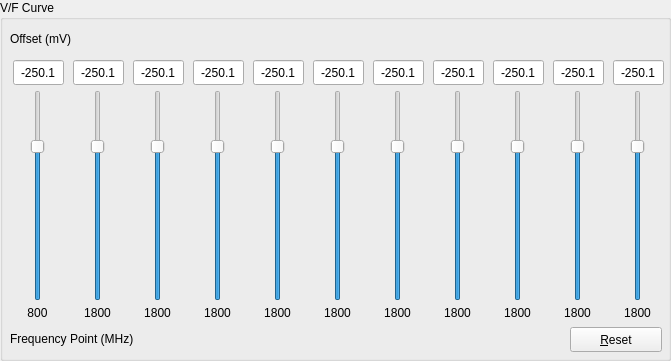
   <widget class="QGroupBox" name="groupBox">
    <property name="geometry">
     <rect>
      <x>10</x>
      <y>84</y>
      <width>671</width>
      <height>361</height>
     </rect>
    </property>
    <property name="title">
     <string>V/F Curve</string>
    </property>
    <widget class="QSlider" name="slider_11">
     <property name="geometry">
      <rect>
       <x>630</x>
       <y>90</y>
       <width>16</width>
       <height>211</height>
      </rect>
     </property>
     <property name="minimum">
      <number>-3072</number>
     </property>
     <property name="maximum">
      <number>1023</number>
     </property>
     <property name="orientation">
      <enum>Qt::Orientation::Vertical</enum>
     </property>
     <property name="tickPosition">
      <enum>QSlider::TickPosition::NoTicks</enum>
     </property>
    </widget>
    <widget class="QSlider" name="slider_2">
     <property name="geometry">
      <rect>
       <x>90</x>
       <y>90</y>
       <width>16</width>
       <height>211</height>
      </rect>
     </property>
     <property name="minimum">
      <number>-3072</number>
     </property>
     <property name="maximum">
      <number>1023</number>
     </property>
     <property name="orientation">
      <enum>Qt::Orientation::Vertical</enum>
     </property>
     <property name="tickPosition">
      <enum>QSlider::TickPosition::NoTicks</enum>
     </property>
    </widget>
    <widget class="QSlider" name="slider_5">
     <property name="geometry">
      <rect>
       <x>270</x>
       <y>90</y>
       <width>16</width>
       <height>211</height>
      </rect>
     </property>
     <property name="minimum">
      <number>-3072</number>
     </property>
     <property name="maximum">
      <number>1023</number>
     </property>
     <property name="orientation">
      <enum>Qt::Orientation::Vertical</enum>
     </property>
     <property name="tickPosition">
      <enum>QSlider::TickPosition::NoTicks</enum>
     </property>
    </widget>
    <widget class="QSlider" name="slider_7">
     <property name="geometry">
      <rect>
       <x>390</x>
       <y>90</y>
       <width>16</width>
       <height>211</height>
      </rect>
     </property>
     <property name="minimum">
      <number>-3072</number>
     </property>
     <property name="maximum">
      <number>1023</number>
     </property>
     <property name="orientation">
      <enum>Qt::Orientation::Vertical</enum>
     </property>
     <property name="tickPosition">
      <enum>QSlider::TickPosition::NoTicks</enum>
     </property>
    </widget>
    <widget class="QSlider" name="slider_3">
     <property name="geometry">
      <rect>
       <x>150</x>
       <y>90</y>
       <width>16</width>
       <height>211</height>
      </rect>
     </property>
     <property name="minimum">
      <number>-3072</number>
     </property>
     <property name="maximum">
      <number>1023</number>
     </property>
     <property name="orientation">
      <enum>Qt::Orientation::Vertical</enum>
     </property>
     <property name="tickPosition">
      <enum>QSlider::TickPosition::NoTicks</enum>
     </property>
    </widget>
    <widget class="QSlider" name="slider_6">
     <property name="geometry">
      <rect>
       <x>330</x>
       <y>90</y>
       <width>16</width>
       <height>211</height>
      </rect>
     </property>
     <property name="minimum">
      <number>-3072</number>
     </property>
     <property name="maximum">
      <number>1023</number>
     </property>
     <property name="orientation">
      <enum>Qt::Orientation::Vertical</enum>
     </property>
     <property name="tickPosition">
      <enum>QSlider::TickPosition::NoTicks</enum>
     </property>
    </widget>
    <widget class="QSlider" name="slider_1">
     <property name="geometry">
      <rect>
       <x>30</x>
       <y>90</y>
       <width>16</width>
       <height>211</height>
      </rect>
     </property>
     <property name="minimum">
      <number>-3072</number>
     </property>
     <property name="maximum">
      <number>1023</number>
     </property>
     <property name="orientation">
      <enum>Qt::Orientation::Vertical</enum>
     </property>
     <property name="tickPosition">
      <enum>QSlider::TickPosition::NoTicks</enum>
     </property>
    </widget>
    <widget class="QSlider" name="slider_8">
     <property name="geometry">
      <rect>
       <x>450</x>
       <y>90</y>
       <width>16</width>
       <height>211</height>
      </rect>
     </property>
     <property name="minimum">
      <number>-3072</number>
     </property>
     <property name="maximum">
      <number>1023</number>
     </property>
     <property name="orientation">
      <enum>Qt::Orientation::Vertical</enum>
     </property>
     <property name="tickPosition">
      <enum>QSlider::TickPosition::NoTicks</enum>
     </property>
    </widget>
    <widget class="QSlider" name="slider_10">
     <property name="geometry">
      <rect>
       <x>570</x>
       <y>90</y>
       <width>16</width>
       <height>211</height>
      </rect>
     </property>
     <property name="minimum">
      <number>-3072</number>
     </property>
     <property name="maximum">
      <number>1023</number>
     </property>
     <property name="orientation">
      <enum>Qt::Orientation::Vertical</enum>
     </property>
     <property name="tickPosition">
      <enum>QSlider::TickPosition::NoTicks</enum>
     </property>
    </widget>
    <widget class="QSlider" name="slider_4">
     <property name="geometry">
      <rect>
       <x>210</x>
       <y>90</y>
       <width>16</width>
       <height>211</height>
      </rect>
     </property>
     <property name="minimum">
      <number>-3072</number>
     </property>
     <property name="maximum">
      <number>1023</number>
     </property>
     <property name="orientation">
      <enum>Qt::Orientation::Vertical</enum>
     </property>
     <property name="tickPosition">
      <enum>QSlider::TickPosition::NoTicks</enum>
     </property>
    </widget>
    <widget class="QSlider" name="slider_9">
     <property name="geometry">
      <rect>
       <x>510</x>
       <y>90</y>
       <width>16</width>
       <height>211</height>
      </rect>
     </property>
     <property name="minimum">
      <number>-3072</number>
     </property>
     <property name="maximum">
      <number>1023</number>
     </property>
     <property name="orientation">
      <enum>Qt::Orientation::Vertical</enum>
     </property>
     <property name="tickPosition">
      <enum>QSlider::TickPosition::NoTicks</enum>
     </property>
    </widget>
    <widget class="QLabel" name="freqPointLbl_1">
     <property name="geometry">
      <rect>
       <x>5</x>
       <y>304</y>
       <width>65</width>
       <height>17</height>
      </rect>
     </property>
     <property name="text">
      <string>800</string>
     </property>
     <property name="alignment">
      <set>Qt::AlignmentFlag::AlignCenter</set>
     </property>
    </widget>
    <widget class="QLabel" name="freqPointLbl_2">
     <property name="geometry">
      <rect>
       <x>65</x>
       <y>304</y>
       <width>65</width>
       <height>17</height>
      </rect>
     </property>
     <property name="text">
      <string>1800</string>
     </property>
     <property name="alignment">
      <set>Qt::AlignmentFlag::AlignCenter</set>
     </property>
    </widget>
    <widget class="QLabel" name="freqPointLbl_3">
     <property name="geometry">
      <rect>
       <x>125</x>
       <y>304</y>
       <width>65</width>
       <height>17</height>
      </rect>
     </property>
     <property name="text">
      <string>1800</string>
     </property>
     <property name="alignment">
      <set>Qt::AlignmentFlag::AlignCenter</set>
     </property>
    </widget>
    <widget class="QLabel" name="freqPointLbl_4">
     <property name="geometry">
      <rect>
       <x>185</x>
       <y>304</y>
       <width>65</width>
       <height>17</height>
      </rect>
     </property>
     <property name="text">
      <string>1800</string>
     </property>
     <property name="alignment">
      <set>Qt::AlignmentFlag::AlignCenter</set>
     </property>
    </widget>
    <widget class="QLabel" name="freqPointLbl_5">
     <property name="geometry">
      <rect>
       <x>245</x>
       <y>304</y>
       <width>65</width>
       <height>17</height>
      </rect>
     </property>
     <property name="text">
      <string>1800</string>
     </property>
     <property name="alignment">
      <set>Qt::AlignmentFlag::AlignCenter</set>
     </property>
    </widget>
    <widget class="QLabel" name="freqPointLbl_6">
     <property name="geometry">
      <rect>
       <x>305</x>
       <y>304</y>
       <width>65</width>
       <height>17</height>
      </rect>
     </property>
     <property name="text">
      <string>1800</string>
     </property>
     <property name="alignment">
      <set>Qt::AlignmentFlag::AlignCenter</set>
     </property>
    </widget>
    <widget class="QLabel" name="freqPointLbl_7">
     <property name="geometry">
      <rect>
       <x>365</x>
       <y>304</y>
       <width>65</width>
       <height>17</height>
      </rect>
     </property>
     <property name="text">
      <string>1800</string>
     </property>
     <property name="alignment">
      <set>Qt::AlignmentFlag::AlignCenter</set>
     </property>
    </widget>
    <widget class="QLabel" name="freqPointLbl_8">
     <property name="geometry">
      <rect>
       <x>425</x>
       <y>304</y>
       <width>65</width>
       <height>17</height>
      </rect>
     </property>
     <property name="text">
      <string>1800</string>
     </property>
     <property name="alignment">
      <set>Qt::AlignmentFlag::AlignCenter</set>
     </property>
    </widget>
    <widget class="QLabel" name="freqPointLbl_9">
     <property name="geometry">
      <rect>
       <x>485</x>
       <y>304</y>
       <width>65</width>
       <height>17</height>
      </rect>
     </property>
     <property name="text">
      <string>1800</string>
     </property>
     <property name="alignment">
      <set>Qt::AlignmentFlag::AlignCenter</set>
     </property>
    </widget>
    <widget class="QLabel" name="freqPointLbl_10">
     <property name="geometry">
      <rect>
       <x>545</x>
       <y>304</y>
       <width>65</width>
       <height>17</height>
      </rect>
     </property>
     <property name="text">
      <string>1800</string>
     </property>
     <property name="alignment">
      <set>Qt::AlignmentFlag::AlignCenter</set>
     </property>
    </widget>
    <widget class="QLabel" name="freqPointLbl_11">
     <property name="geometry">
      <rect>
       <x>605</x>
       <y>304</y>
       <width>65</width>
       <height>17</height>
      </rect>
     </property>
     <property name="text">
      <string>1800</string>
     </property>
     <property name="alignment">
      <set>Qt::AlignmentFlag::AlignCenter</set>
     </property>
    </widget>
    <widget class="QPushButton" name="vfResetBtn">
     <property name="geometry">
      <rect>
       <x>570</x>
       <y>327</y>
       <width>92</width>
       <height>25</height>
      </rect>
     </property>
     <property name="text">
      <string>&amp;Reset</string>
     </property>
    </widget>
    <widget class="QLabel" name="label">
     <property name="geometry">
      <rect>
       <x>10</x>
       <y>30</y>
       <width>81</width>
       <height>17</height>
      </rect>
     </property>
     <property name="text">
      <string>Offset (mV)</string>
     </property>
    </widget>
    <widget class="QLabel" name="label_2">
     <property name="geometry">
      <rect>
       <x>10</x>
       <y>330</y>
       <width>171</width>
       <height>17</height>
      </rect>
     </property>
     <property name="text">
      <string>Frequency Point (MHz)</string>
     </property>
    </widget>
    <widget class="QLineEdit" name="vfEdit_1">
     <property name="geometry">
      <rect>
       <x>13</x>
       <y>60</y>
       <width>51</width>
       <height>25</height>
      </rect>
     </property>
     <property name="inputMethodHints">
      <set>Qt::InputMethodHint::ImhDigitsOnly|Qt::InputMethodHint::ImhPreferNumbers</set>
     </property>
     <property name="text">
      <string>-250.1</string>
     </property>
     <property name="alignment">
      <set>Qt::AlignmentFlag::AlignCenter</set>
     </property>
    </widget>
    <widget class="QLineEdit" name="vfEdit_2">
     <property name="geometry">
      <rect>
       <x>73</x>
       <y>60</y>
       <width>51</width>
       <height>25</height>
      </rect>
     </property>
     <property name="inputMethodHints">
      <set>Qt::InputMethodHint::ImhDigitsOnly|Qt::InputMethodHint::ImhPreferNumbers</set>
     </property>
     <property name="text">
      <string>-250.1</string>
     </property>
     <property name="alignment">
      <set>Qt::AlignmentFlag::AlignCenter</set>
     </property>
    </widget>
    <widget class="QLineEdit" name="vfEdit_3">
     <property name="geometry">
      <rect>
       <x>133</x>
       <y>60</y>
       <width>51</width>
       <height>25</height>
      </rect>
     </property>
     <property name="inputMethodHints">
      <set>Qt::InputMethodHint::ImhDigitsOnly|Qt::InputMethodHint::ImhPreferNumbers</set>
     </property>
     <property name="text">
      <string>-250.1</string>
     </property>
     <property name="alignment">
      <set>Qt::AlignmentFlag::AlignCenter</set>
     </property>
    </widget>
    <widget class="QLineEdit" name="vfEdit_4">
     <property name="geometry">
      <rect>
       <x>193</x>
       <y>60</y>
       <width>51</width>
       <height>25</height>
      </rect>
     </property>
     <property name="inputMethodHints">
      <set>Qt::InputMethodHint::ImhDigitsOnly|Qt::InputMethodHint::ImhPreferNumbers</set>
     </property>
     <property name="text">
      <string>-250.1</string>
     </property>
     <property name="alignment">
      <set>Qt::AlignmentFlag::AlignCenter</set>
     </property>
    </widget>
    <widget class="QLineEdit" name="vfEdit_5">
     <property name="geometry">
      <rect>
       <x>253</x>
       <y>60</y>
       <width>51</width>
       <height>25</height>
      </rect>
     </property>
     <property name="inputMethodHints">
      <set>Qt::InputMethodHint::ImhDigitsOnly|Qt::InputMethodHint::ImhPreferNumbers</set>
     </property>
     <property name="text">
      <string>-250.1</string>
     </property>
     <property name="alignment">
      <set>Qt::AlignmentFlag::AlignCenter</set>
     </property>
    </widget>
    <widget class="QLineEdit" name="vfEdit_6">
     <property name="geometry">
      <rect>
       <x>313</x>
       <y>60</y>
       <width>51</width>
       <height>25</height>
      </rect>
     </property>
     <property name="inputMethodHints">
      <set>Qt::InputMethodHint::ImhDigitsOnly|Qt::InputMethodHint::ImhPreferNumbers</set>
     </property>
     <property name="text">
      <string>-250.1</string>
     </property>
     <property name="alignment">
      <set>Qt::AlignmentFlag::AlignCenter</set>
     </property>
    </widget>
    <widget class="QLineEdit" name="vfEdit_7">
     <property name="geometry">
      <rect>
       <x>373</x>
       <y>60</y>
       <width>51</width>
       <height>25</height>
      </rect>
     </property>
     <property name="inputMethodHints">
      <set>Qt::InputMethodHint::ImhDigitsOnly|Qt::InputMethodHint::ImhPreferNumbers</set>
     </property>
     <property name="text">
      <string>-250.1</string>
     </property>
     <property name="alignment">
      <set>Qt::AlignmentFlag::AlignCenter</set>
     </property>
    </widget>
    <widget class="QLineEdit" name="vfEdit_8">
     <property name="geometry">
      <rect>
       <x>433</x>
       <y>60</y>
       <width>51</width>
       <height>25</height>
      </rect>
     </property>
     <property name="inputMethodHints">
      <set>Qt::InputMethodHint::ImhDigitsOnly|Qt::InputMethodHint::ImhPreferNumbers</set>
     </property>
     <property name="text">
      <string>-250.1</string>
     </property>
     <property name="alignment">
      <set>Qt::AlignmentFlag::AlignCenter</set>
     </property>
    </widget>
    <widget class="QLineEdit" name="vfEdit_9">
     <property name="geometry">
      <rect>
       <x>493</x>
       <y>60</y>
       <width>51</width>
       <height>25</height>
      </rect>
     </property>
     <property name="inputMethodHints">
      <set>Qt::InputMethodHint::ImhDigitsOnly|Qt::InputMethodHint::ImhPreferNumbers</set>
     </property>
     <property name="text">
      <string>-250.1</string>
     </property>
     <property name="alignment">
      <set>Qt::AlignmentFlag::AlignCenter</set>
     </property>
    </widget>
    <widget class="QLineEdit" name="vfEdit_10">
     <property name="geometry">
      <rect>
       <x>553</x>
       <y>60</y>
       <width>51</width>
       <height>25</height>
      </rect>
     </property>
     <property name="inputMethodHints">
      <set>Qt::InputMethodHint::ImhDigitsOnly|Qt::InputMethodHint::ImhPreferNumbers</set>
     </property>
     <property name="text">
      <string>-250.1</string>
     </property>
     <property name="alignment">
      <set>Qt::AlignmentFlag::AlignCenter</set>
     </property>
    </widget>
    <widget class="QLineEdit" name="vfEdit_11">
     <property name="geometry">
      <rect>
       <x>613</x>
       <y>60</y>
       <width>51</width>
       <height>25</height>
      </rect>
     </property>
     <property name="inputMethodHints">
      <set>Qt::InputMethodHint::ImhDigitsOnly|Qt::InputMethodHint::ImhPreferNumbers</set>
     </property>
     <property name="text">
      <string>-250.1</string>
     </property>
     <property name="alignment">
      <set>Qt::AlignmentFlag::AlignCenter</set>
     </property>
    </widget>
   </widget>
